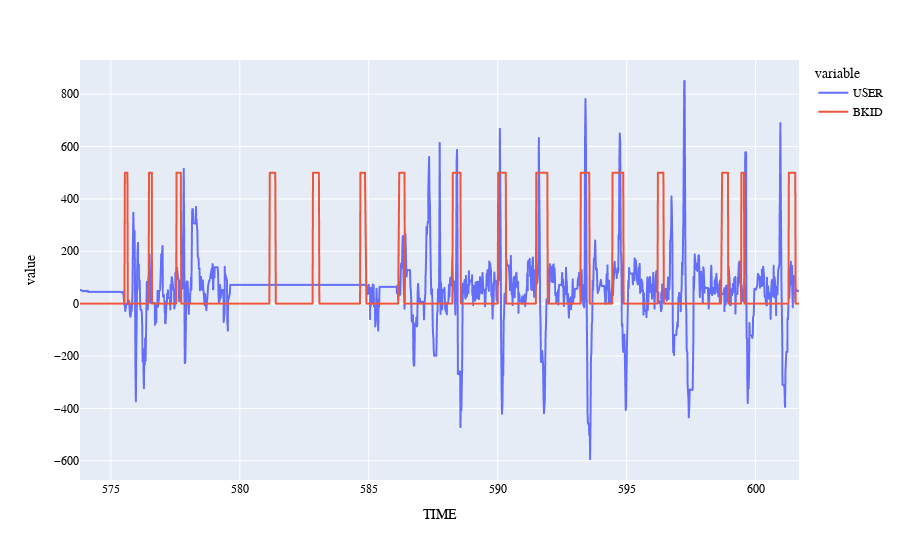

Notebook code cell kept with this figure:
### Code cell
chart(df)

### Figure 1 — Plotly figure (JSON) as saved in the notebook; plotly's stock layout.template omitted (floating-point values rounded to 4 significant figures; data arrays with more than 128 entries replaced by an {"elided": "..."} marker saying what was removed)
{"data": [{"hovertemplate": "variable=USER<br>TIME=%{x}<br>value=%{y}<extra></extra>", "legendgroup": "USER", "line": {"color": "#636efa", "dash": "solid"}, "marker": {"symbol": "circle"}, "mode": "lines", "name": "USER", "showlegend": true, "type": "scattergl", "x": {"elided": "1663 float values"}, "xaxis": "x", "y": {"elided": "1663 int values"}, "yaxis": "y"}, {"hovertemplate": "variable=BKID<br>TIME=%{x}<br>value=%{y}<extra></extra>", "legendgroup": "BKID", "line": {"color": "#EF553B", "dash": "solid"}, "marker": {"symbol": "circle"}, "mode": "lines", "name": "BKID", "showlegend": true, "type": "scattergl", "x": {"elided": "1663 float values"}, "xaxis": "x", "y": {"elided": "1663 int values"}, "yaxis": "y"}], "layout": {"font": {"color": "black", "family": "IBM Plex Sans"}, "legend": {"title": {"text": "variable"}, "tracegroupgap": 0}, "margin": {"t": 60}, "xaxis": {"anchor": "y", "domain": [0, 1], "rangeselector": {"buttons": [{"count": 12, "label": "12h", "step": "hour", "stepmode": "backward"}, {"count": 1, "label": "1d", "step": "day", "stepmode": "backward"}, {"count": 7, "label": "7d", "step": "day", "stepmode": "backward"}, {"step": "all"}]}, "title": {"text": "TIME"}}, "yaxis": {"anchor": "x", "domain": [0, 1], "title": {"text": "value"}}}}
